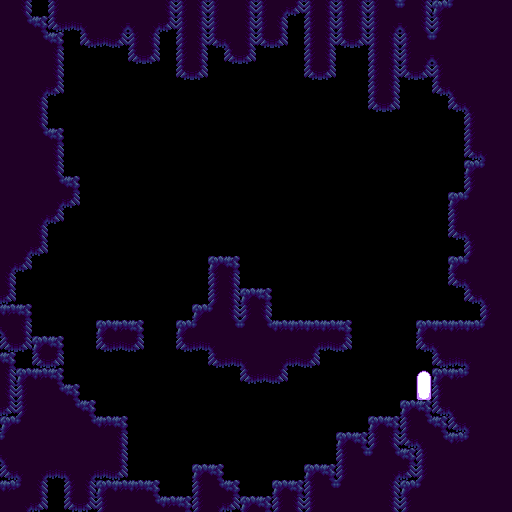

This game map was drawn from its Tiled (.tmx) file and the tilesets committed beside it. A one-line description and the trimmed map source follow:
An orthogonal 32x32 tile map with 16x16 px tiles, 2 tile layers (background, mainground), 1 hidden layer not drawn.

<map version="1.0" orientation="orthogonal" width="32" height="32" tilewidth="16" tileheight="16">
 <tileset firstgid="1" name="level1" tilewidth="16" tileheight="16">
  <image source="level1.png" width="128" height="128" />
  <terraintypes>
   <terrain name="rock" tile="-1" />
  </terraintypes>
  <tile id="0" terrain=",,,0" />
  <tile id="1" terrain=",,0,0" />
  <tile id="2" terrain=",,0," />
  <tile id="3" terrain="0,0,0," />
  <tile id="4" terrain="0,0,,0" />
  <tile id="8" terrain=",0,,0" />
  <tile id="9" terrain="0,0,0,0" />
  <tile id="10" terrain="0,,0," />
  <tile id="11" terrain="0,,0,0" />
  <tile id="12" terrain=",0,0,0" />
  <tile id="16" terrain=",0,," />
  <tile id="17" terrain="0,0,," />
  <tile id="18" terrain="0,,," />
 </tileset>
 <layer name="background" width="32" height="32">
  <data>[1024 cells, 1024 non-empty, 1 distinct tile ids]</data>
 </layer>
 <layer name="mainground" width="32" height="32">
  <data>[1024 cells, 480 non-empty, 15 distinct tile ids]</data>
 </layer>
 <layer name="collision" width="32" height="32" visible="0">
  <data>[1024 cells, 196 non-empty, 1 distinct tile ids]</data>
 </layer>
</map>
